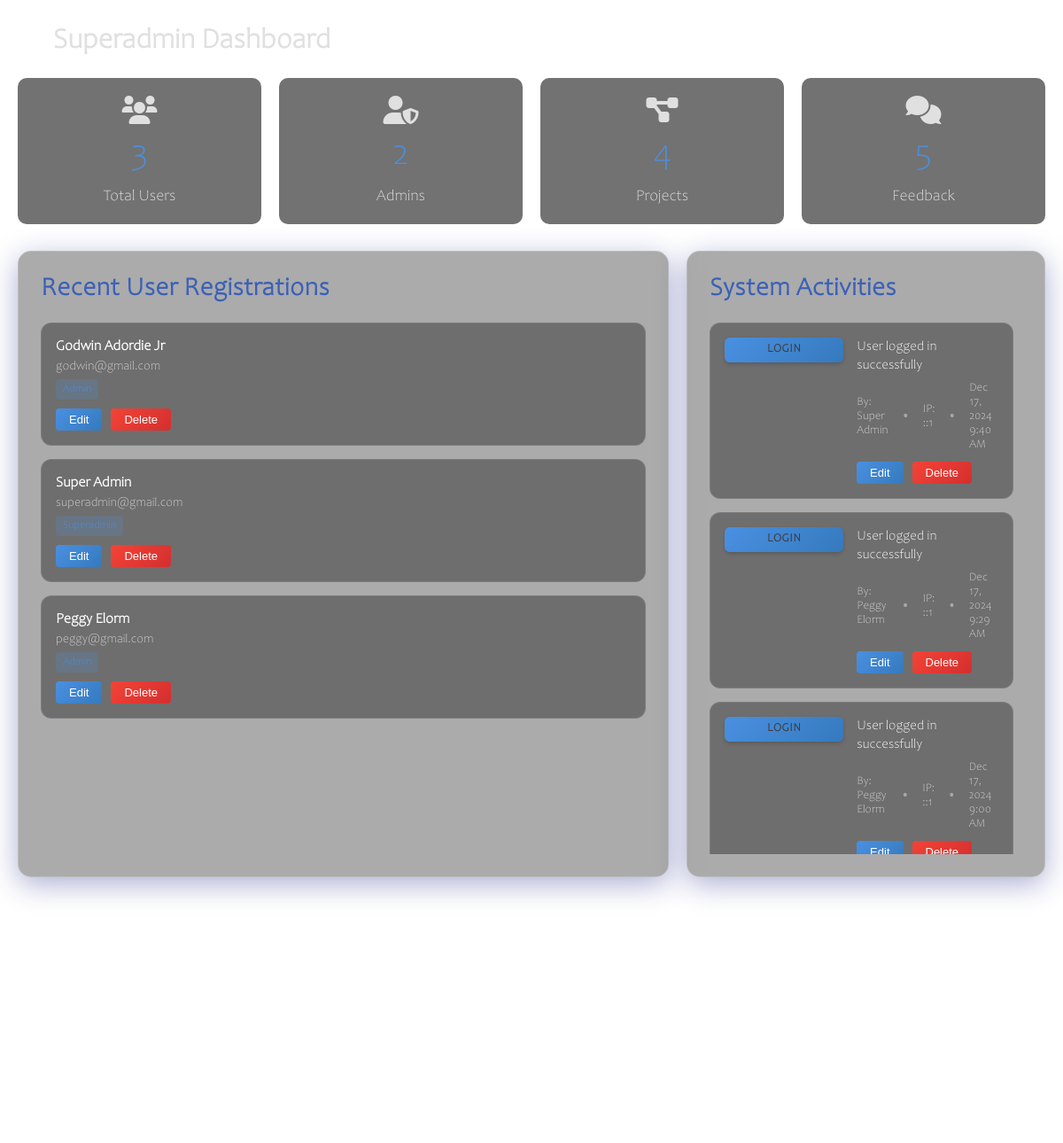
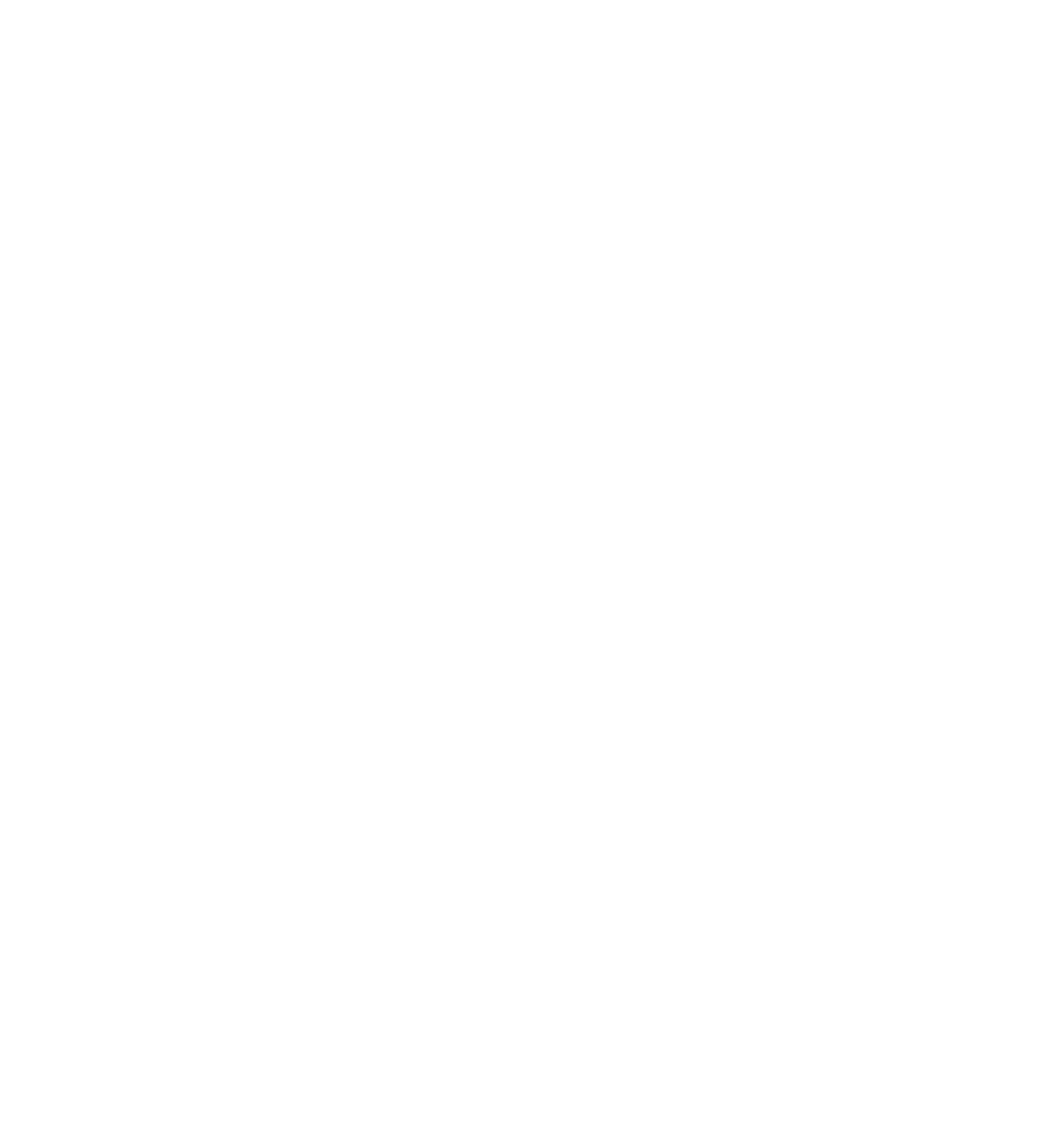
Screenshot of /view/superadmin_dashboard.php (signed in) with the database file from the repository (2 pictures, top to bottom).
### tables this page shows
CREATE TABLE `users` (
  `user_id` int NOT NULL,
  `fname` varchar(50) NOT NULL,
  `lname` varchar(50) NOT NULL,
  `email` varchar(100) NOT NULL,
  `password` varchar(255) NOT NULL,
  `role` int NOT NULL DEFAULT '2',
  `profile_picture` varchar(255) DEFAULT NULL,
  `bio` text,
  `job_title` varchar(100) DEFAULT NULL,
  `created_at` timestamp NULL DEFAULT CURRENT_TIMESTAMP,
  `updated_at` timestamp NULL DEFAULT CURRENT_TIMESTAMP ON UPDATE CURRENT_TIMESTAMP
);

CREATE TABLE `system_activities` (
  `activity_id` int NOT NULL,
  `user_id` int DEFAULT NULL,
  `activity_type` enum('login','logout','user_creation','user_update','user_deletion','profile_update','content_change','settings_change') NOT NULL,
  `description` text NOT NULL,
  `ip_address` varchar(45) DEFAULT NULL,
  `created_at` timestamp NULL DEFAULT CURRENT_TIMESTAMP
);

### view/superadmin_dashboard.php (the view, shortened to what this page needs)
<?php
require_once '../db/database.php';
$analytics = [
    'total_users' => 0,
    'total_admins' => 0,
    'total_projects' => 0,
    'total_feedback' => 0,
    'total_skills' => 0
];
$result = $conn->query("SELECT COUNT(*) as count FROM users");
$analytics['total_users'] = $result->fetch_assoc()['count'];
$result = $conn->query("SELECT COUNT(*) as count FROM users WHERE role = 2");
$analytics['total_admins'] = $result->fetch_assoc()['count'];
$result = $conn->query("SELECT COUNT(*) as count FROM projects");
$analytics['total_projects'] = $result->fetch_assoc()['count'];
$result = $conn->query("SELECT COUNT(*) as count FROM feedback");
$analytics['total_feedback'] = $result->fetch_assoc()['count'];
$recent_activities = [];
$activities_query = "SELECT sa.*, u.fname, u.lname
                    FROM system_activities sa
                    LEFT JOIN users u ON sa.user_id = u.user_id
                    ORDER BY sa.created_at DESC
                    LIMIT 10";
$result = $conn->query($activities_query);
while ($activity = $result->fetch_assoc()) {
    $recent_activities[] = $activity;
}
$stmt = $conn->prepare("
    SELECT user_id, fname, lname, email, role, created_at
    FROM users
    ORDER BY created_at DESC
    LIMIT 5
");
$stmt->execute();
$recent_users = $stmt->get_result()->fetch_all(MYSQLI_ASSOC);
?>
<!DOCTYPE html>
<html lang="en">
<head>
    <link href="https://cdnjs.cloudflare.com/ajax/libs/font-awesome/6.0.0/css/all.min.css" rel="stylesheet">
    <link href="/portfolio_b/assets/css/dashboard.css?v=<?php echo time(); ?>" rel="stylesheet">
</head>
<body>
    <video autoplay muted loop id="myVideo">
        <source src="../assets/images/BG2.mp4" type="video/mp4">
    </video>
    <div class="hamburger" onclick="toggleMenu()">
        <i class="fas fa-bars"></i>
    </div>
    <main class="content">
        <h1>Superadmin Dashboard</h1>
        <div class="superadmin-stats">
            <div class="stat-card">
                <i class="fas fa-users fa-2x"></i>
                <div class="stat-number"><?php echo $analytics['total_users']; ?></div>
                <div class="stat-label">Total Users</div>
            </div>
            <div class="stat-card">
                <i class="fas fa-user-shield fa-2x"></i>
                <div class="stat-number"><?php echo $analytics['total_admins']; ?></div>
                <div class="stat-label">Admins</div>
            </div>
            <div class="stat-card">
                <i class="fas fa-project-diagram fa-2x"></i>
                <div class="stat-number"><?php echo $analytics['total_projects']; ?></div>
                <div class="stat-label">Projects</div>
            </div>
            <div class="stat-card">
                <i class="fas fa-comments fa-2x"></i>
                <div class="stat-number"><?php echo $analytics['total_feedback']; ?></div>
                <div class="stat-label">Feedback</div>
            </div>
        </div>
        <div class="grid-container">
            <div class="content-section">
                <h2>Recent User Registrations</h2>
                <div class="users-list">
                    <?php foreach ($recent_users as $user): ?>
                        <div class="user-card">
                            <div class="user-info">
                                <div class="user-name"><?php echo htmlspecialchars($user['fname'] . ' ' . $user['lname']); ?></div>
                                <div class="user-email"><?php echo htmlspecialchars($user['email']); ?></div>
                                <div class="user-role">
                                </div>
                            </div>
                            <div class="user-actions">
                                <button class="btn-edit" onclick="toggleEditForm(<?php echo $user['user_id']; ?>)">Edit</button>
                                <form method="POST" style="display: inline;" onsubmit="return confirm('Are you sure you want to delete this user?');">
                                    <button type="submit" class="btn-delete">Delete</button>
                                </form>
                            </div>
                        </div>
                    <?php endforeach; ?>
                </div>
            </div>
            <div class="content-section">
                <h2>System Activities</h2>
                <div class="activities-list">
                    <?php foreach ($recent_activities as $activity): ?>
                        <div class="activity-item">
                            <div class="activity-type <?php echo htmlspecialchars($activity['activity_type']); ?>">
                                <?php echo htmlspecialchars(ucfirst(str_replace('_', ' ', $activity['activity_type']))); ?>
                            </div>
                            <div class="activity-details">
                                <p class="activity-description">
                                    <?php
                                    $user_name = $activity['fname'] ? htmlspecialchars($activity['fname'] . ' ' . $activity['lname']) : 'System';
                                    echo htmlspecialchars($activity['description']);
                                    ?>
                                </p>
                                <div class="activity-meta">
                                    <span>By: <?php echo $user_name; ?></span>
                                    <span>IP: <?php echo htmlspecialchars($activity['ip_address']); ?></span>
                                    <span><?php echo date('M j, Y g:i A', strtotime($activity['created_at'])); ?></span>
                                </div>
                                <div class="activity-actions">
                                    <button class="btn-edit" onclick="editActivity(<?php echo $activity['activity_id']; ?>, '<?php echo addslashes($activity['description']); ?>')">Edit</button>
                                    <button class="btn-delete" onclick="deleteActivity(<?php echo $activity['activity_id']; ?>)">Delete</button>
                                </div>
                            </div>
                        </div>
                    <?php endforeach; ?>
                </div>
            </div>
        </div>
    </main>
</body>
</html>

### assets/css/dashboard.css (style rules this page uses)
:root { --primary-color: #4a90e2; --text-color: #e0e0e0; --bg-dark: rgba(0, 0, 0, 0.554); --bg-hover: rgba(74, 144, 226, 0.2); --transition: all 0.3s ease; --border-radius: 10px; --box-shadow: 0 4px 6px rgba(0, 0, 0, 0.1); }
body { margin: 0; padding: 0; font-family: Candara; color: var(--text-color); overflow-x: hidden; position: relative; z-index: 1; }
body::before { content: ""; position: fixed; top: 0; left: 0; width: 100%; height: 100%; backdrop-filter: blur(5px); z-index: -1; }
#myVideo { position: fixed; top: 0; left: 0; width: 100%; height: 100%; object-fit: cover; z-index: -2; }
.hamburger { position: fixed; top: 20px; left: 20px; cursor: pointer; font-size: 30px; z-index: 1000; color: #f8f8f8; }

### view/superadmin_dashboard.php (style rules this page uses)
.superadmin-stats { display: grid; grid-template-columns: repeat(auto-fit, minmax(250px, 1fr)); gap: 20px; margin-bottom: 30px; }
.stat-card { background-color: rgba(0, 0, 0, 0.554); border-radius: 10px; padding: 20px; text-align: center; backdrop-filter: blur(10px); transition: transform 0.3s ease; }
.stat-number { font-size: 2.5em; color: #4a90e2; margin: 10px 0; }
.stat-label { color: #e0e0e0; font-size: 1.1em; }
.grid-container { display: grid; grid-template-columns: 2fr 1fr; gap: 20px; }
.hamburger { position: fixed; top: 20px; left: 20px; z-index: 1001; cursor: pointer; background:None; padding: 10px; border-radius: 5px; transition: all 0.3s ease; }
.hamburger i { color: white; font-size: 24px; }
.content { margin-left: 0; transition: margin-left 0.3s ease; padding: 20px; }
.content h1 { margin-left: 40px; margin-top: 8px; }
.content-section { background: rgba(255, 255, 255, 0.1); border-radius: 15px; padding: 25px; margin-bottom: 30px; backdrop-filter: blur(10px); border: 1px solid rgba(255, 255, 255, 0.2); box-shadow: 0 8px 32px 0 rgba(31, 38, 135, 0.37); }
.content-section { background: rgba(18, 17, 17, 0.351); border-radius: 15px; padding: 25px; margin-bottom: 30px; backdrop-filter: blur(10px); border: 1px solid rgba(255, 255, 255, 0.2); box-shadow: 0 8px 32px 0 rgba(31, 38, 135, 0.37); }
.content-section h2 { color: #3b60b8; margin: 0 0 20px 0; font-size: 1.8rem; font-weight: 600; letter-spacing: 0.5px; }
.activities-list { margin-top: 20px; max-height: 600px; overflow-y: auto; padding-right: 10px; }
.activity-item { background: rgba(20, 20, 20, 0.4); border-radius: 12px; padding: 16px; margin-bottom: 15px; display: flex; align-items: flex-start; transition: transform 0.2s ease, box-shadow 0.2s ease; border: 1px solid rgba(255, 255, 255, 0.1); }
.activity-type { padding: 6px 12px; border-radius: 6px; font-size: 13px; font-weight: 600; margin-right: 15px; min-width: 110px; text-align: center; text-transform: uppercase; letter-spacing: 0.5px; color: #403b3b; box-shadow: 0 2px 4px rgba(0, 0, 0, 0.2); }
.activity-type.login { background: linear-gradient(135deg, #4a90e2, #357abd); }
.activity-details { flex: 1; }
.activity-description { margin: 0 0 8px 0; font-size: 15px; color: #fff; line-height: 1.4; font-weight: 500; }
.activity-meta { margin: 0; font-size: 13px; color: rgba(255, 255, 255, 0.7); display: flex; gap: 15px; align-items: center; }
.activity-meta span { display: inline-flex; align-items: center; }
.activity-meta span::before { content: '•'; margin-right: 15px; color: rgba(255, 255, 255, 0.4); }
.activity-meta span:first-child::before { display: none; }
.activity-actions { display: flex; gap: 10px; margin-top: 10px; }
.btn-edit, .btn-delete { padding: 5px 15px; border-radius: 4px; font-size: 13px; cursor: pointer; transition: all 0.3s ease; border: none; font-weight: 500; }
.btn-edit { background: linear-gradient(135deg, #4a90e2, #357abd); color: white; }
.btn-delete { background: linear-gradient(135deg, #f44336, #d32f2f); color: white; }
.user-actions { display: flex; gap: 10px; margin-top: 10px; }
.user-card { background: rgba(20, 20, 20, 0.4); border-radius: 12px; padding: 16px; margin-bottom: 15px; border: 1px solid rgba(255, 255, 255, 0.1); transition: transform 0.2s ease; }
.user-info { margin-bottom: 10px; }
.user-name { font-size: 16px; font-weight: 600; color: #fff; margin-bottom: 5px; }
.user-email { color: rgba(255, 255, 255, 0.7); font-size: 14px; }
.user-role { display: inline-block; padding: 4px 8px; border-radius: 4px; font-size: 12px; font-weight: 500; background: rgba(74, 144, 226, 0.2); color: #4a90e2; margin-top: 5px; }

### rows the page displays
users: fname+lname "Godwin Adordie Jr", email "godwin@gmail.com"
users: fname+lname "Super Admin", email "superadmin@gmail.com"
users: fname+lname "Peggy Elorm", email "peggy@gmail.com"
system_activities: activity_type "LOGIN", description "User logged in successfully", user.lname "Super Admin", ip_address "::1", created_at "Dec 17, 2024 9:40 AM"
system_activities: activity_type "LOGIN", description "User logged in successfully", user.lname "Peggy Elorm", ip_address "::1", created_at "Dec 17, 2024 9:29 AM"
system_activities: activity_type "LOGIN", description "User logged in successfully", user.lname "Peggy Elorm", ip_address "::1", created_at "Dec 17, 2024 9:00 AM"
